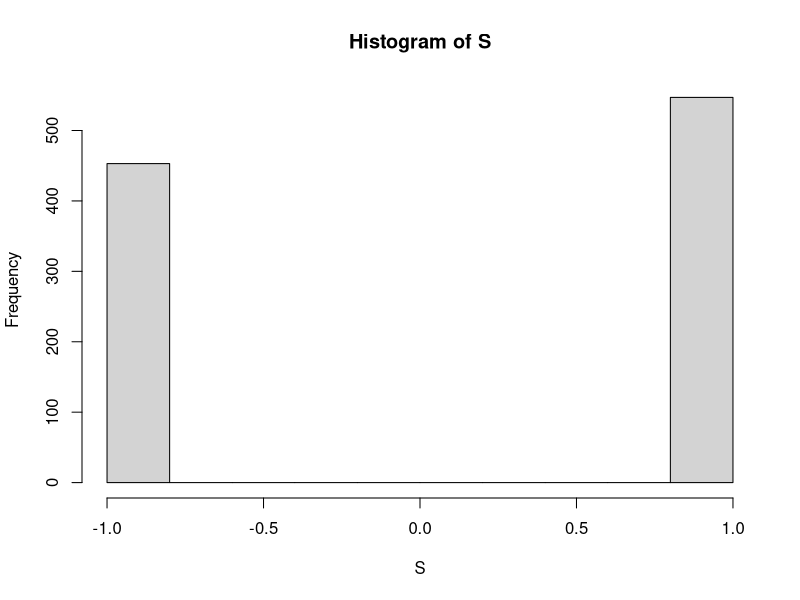
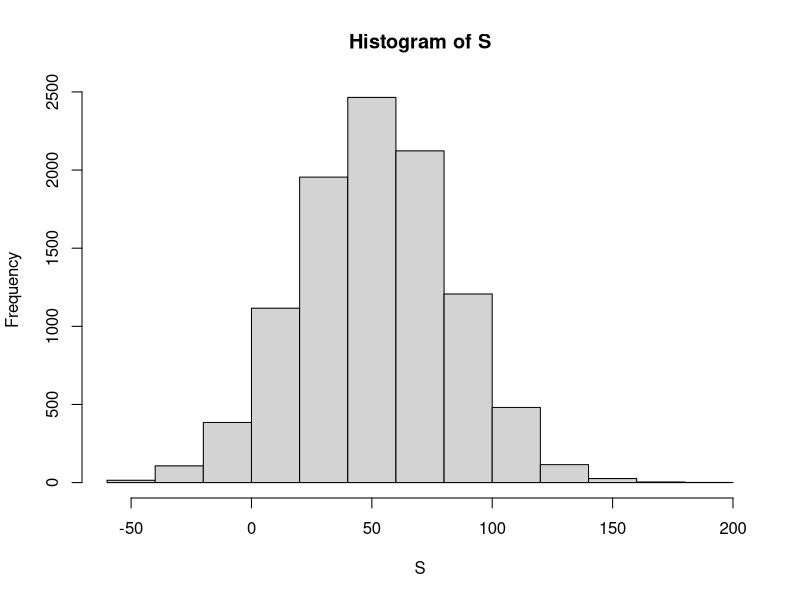
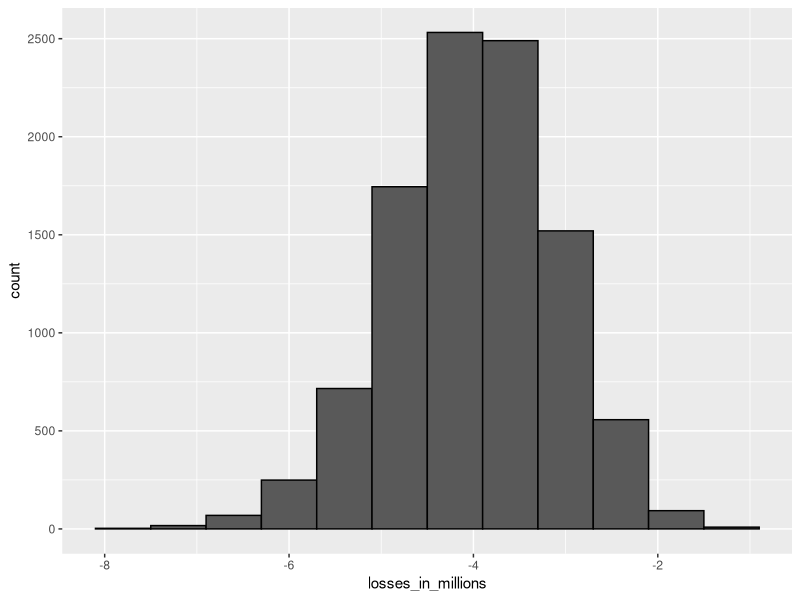
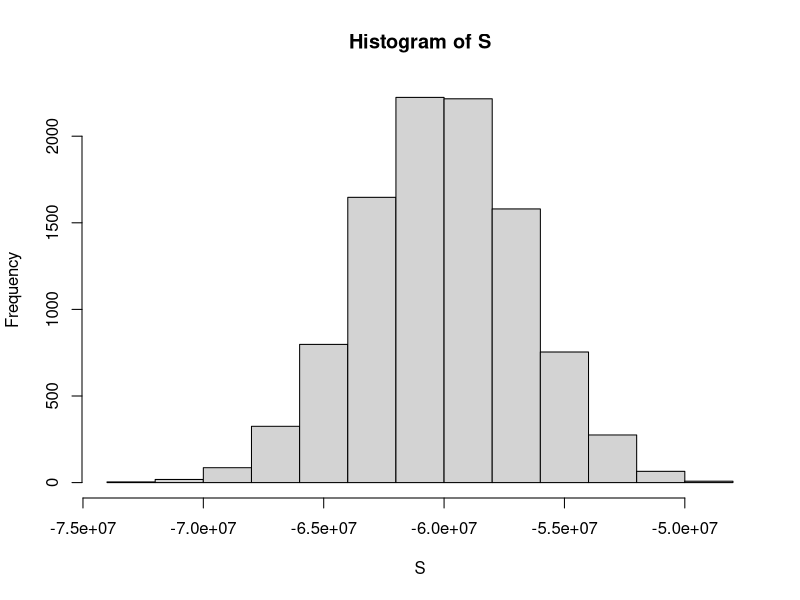

Write the R code that produced these figures, in order.
## ---- chunk 1
set.seed(1)
# define random variable x to be 1 if blue, 0 otherwise
beads <- rep(c("red", "blue"), times = c(2, 3))
x <- ifelse(sample(beads, 1) == "blue", 1, 0)
print(x)
## ---- chunk 2
red <- 18
black <- 18
green <- 2
n <- 1000

S <- sample(c(1,-1), # options are +1 and -1
       n, # players are 1000
       replace = TRUE,
       prob = c(20/38, # probability of win
                18/38)) # probability of lose
hist(S) # distribution
sum(S) # total gains
mean(S) # mean gain
## ---- chunk 3
n <- 1000    # number of roulette players
B <- 10000    # number of Monte Carlo experiments
S <- replicate(B, {
    X <- sample(c(-1,1), n, replace = TRUE, prob = c(9/19, 10/19))    # simulate 1000 roulette spins
    sum(X)    # determine total profit
})

hist(S) # distribution of results
mean(S) # mean results
mean(S < 0)    # probability of the casino losing money
## ---- chunk 4
green <- 2
black <- 18
red <- 18
green/(black+red+green)
## ---- chunk 5
set.seed(1)

# The variables 'green', 'black', and 'red' contain the number of pockets for each color
green <- 2
black <- 18
red <- 18

p_green <- green/(black+red+green)
p_not_green <- 1 - p_green

prob = sample(c(-1,17), 1, prob = c(p_not_green,p_green), replace = TRUE)
print(prob)
## ---- chunk 6
# The variables 'green', 'black', and 'red' contain the number of pockets for each color
green <- 2
black <- 18
red <- 18

p_green <- green/(black+red+green)
p_not_green <- 1 - p_green

X = 17*p_green + -1*(p_not_green)
X
## ---- chunk 7
green <- 2
black <- 18
red <- 18

p_green <- green/(black+red+green)
p_not_green <- 1 - p_green

sdX <- abs(-1-17)*sqrt(p_green*p_not_green)
sdX
## ---- chunk 8
set.seed(1)

# The variables 'green', 'black', and 'red' contain the number of pockets for each color
green <- 2
black <- 18
red <- 18

p_green <- green/(black+red+green)
p_not_green <- 1 - p_green

n <- 1000
X <- sample(c(-1,17),n,replace = TRUE, prob = c(p_not_green, p_green))
S <- sum(X)
S
## ---- chunk 9
# The variables 'green', 'black', and 'red' contain the number of pockets for each color
green <- 2
black <- 18
red <- 18

p_green <- green/(black+red+green)
p_not_green <- 1 - p_green

X <- 17*p_green + -1*(p_not_green)
n <- 1000
n*X


sdX <- abs(-1-17)*sqrt(p_green*p_not_green)
sqrt(n)*sdX
## ---- chunk 10
# Assign a variable `p_green` as the probability of the ball landing in a green pocket
p_green <- 2 / 38

# Assign a variable `p_not_green` as the probability of the ball not landing in a green pocket
p_not_green <- 1-p_green

# Define the number of bets using the variable 'n'
n <- 100

# Calculate 'avg', the expected outcome of 100 spins if you win $17 when the ball lands on green and you lose $1 when the ball doesn't land on green
avg <- n * (17*p_green + -1*p_not_green)

# Compute 'se', the standard error of the sum of 100 outcomes
se <- sqrt(n) * (17 - -1)*sqrt(p_green*p_not_green)

# Using the expected value 'avg' and standard error 'se', compute the probability that you win money betting on green 100 times.
prob_loss_money <- pnorm(0,avg,se) # p(x < 0)
1-prob_loss_money
## ---- chunk 11
# Assign a variable `p_green` as the probability of the ball landing in a green pocket
p_green <- 2 / 38

# Assign a variable `p_not_green` as the probability of the ball not landing in a green pocket
p_not_green <- 1-p_green

# Define the number of bets using the variable 'n'
n <- 100

# The variable `B` specifies the number of times we want the simulation to run. Let's run the Monte Carlo simulation 10,000 times.
B <- 10000

# Use the `set.seed` function to make sure your answer matches the expected result after random sampling.
set.seed(1)

# Create an object called `S` that replicates the sample code for `B` iterations and sums the outcomes.
S <- replicate(B, {
  X <- sample(c(17,-1), n, replace = T, prob = c(p_green, p_not_green))
  sum(X)
})


# Compute the average value for 'S'
mean(S)

# Calculate the standard deviation of 'S'
sd(S)
## ---- chunk 12
mean(S > 0)
## ---- chunk 13
# Use the `set.seed` function to make sure your answer matches the expected result after random sampling.
set.seed(1)

# Define the number of bets using the variable 'n'
n <- 10000

# Assign a variable `p_green` as the probability of the ball landing in a green pocket
p_green <- 2 / 38

# Assign a variable `p_not_green` as the probability of the ball not landing in a green pocket
p_not_green <- 1 - p_green

# Create a vector called `X` that contains the outcomes of `n` bets
X <- sample(c(17,-1),n,replace = T, prob = c(p_green, p_not_green))

# Define a variable `Y` that contains the mean outcome per bet. Print this mean to the console.
Y <- mean(X)
Y
## ---- chunk 14
# Assign a variable `p_green` as the probability of the ball landing in a green pocket
p_green <- 2 / 38

# Assign a variable `p_not_green` as the probability of the ball not landing in a green pocket
p_not_green <- 1 - p_green

# Calculate the expected outcome of `Y`, the mean outcome per bet in 10,000 bets
# E[X] = ap + b(1-p)
Y <- p_green*17 + (-1*(p_not_green))
Y
## ---- chunk 15
# Define the number of bets using the variable 'n'
n <- 10000

# Assign a variable `p_green` as the probability of the ball landing in a green pocket
p_green <- 2 / 38

# Assign a variable `p_not_green` as the probability of the ball not landing in a green pocket
p_not_green <- 1 - p_green

# Compute the standard error of 'Y', the mean outcome per bet from 10,000 bets.
### |b-a|*sqrt(p(1-p))
se <- abs(17+1)*sqrt(p_green*p_not_green)
se/sqrt(n)
## ---- chunk 16
# Define the number of bets using the variable 'n'
n <- 10000

# Assign a variable `p_green` as the probability of the ball landing in a green pocket
p_green <- 2 / 38

# Assign a variable `p_not_green` as the probability of the ball not landing in a green pocket
p_not_green <- 1 - p_green

# We defined the average using the following code
avg <- 17*p_green + -1*p_not_green

# We defined standard error using this equation
se <- 1/sqrt(n) * (17 - -1)*sqrt(p_green*p_not_green)

# Given this average and standard error, determine the probability of winning more than $0. Print the result to the console.

1 - pnorm(0, mean=avg, sd = se)
## ---- chunk 17
# The variable `n` specifies the number of independent bets on green
n <- 10000

# The variable `B` specifies the number of times we want the simulation to run
B <- 10000

# Use the `set.seed` function to make sure your answer matches the expected result after random number generation
set.seed(1)

# Assign a variable `p_green` as the probability of the ball landing in a green pocket
p_green <- 2 / 38

# Assign a variable `p_not_green` as the probability of the ball not landing in a green pocket
p_not_green <- 1 - p_green

# Generate a vector `S` that contains the the average outcomes of 10,000 bets modeled 10,000 times
S <- replicate(B, {
  X <- sample(c(17,-1),n,replace = T, prob = c(p_green, p_not_green))
  mean(X)
})

# Compute the average of `S`
mean(S)

# Compute the standard deviation of `S`
sd(S)
## ---- chunk 18
# Compute the proportion of outcomes in the vector 'S' where you won more than $0
mean(S>0)
## ---- chunk 19
prob_one_question <- 1/5
prob_one_question
## ---- chunk 20
award <- 1
prob_award <- 1/5
penalty <- -0.25
prob_fail <- 4/5
# E[X] = ap + b(1-p)
mu <- award * prob_award + (-0.25*(prob_fail))
mu
## ---- chunk 21
award <- 1
prob_award <- 1/5
penalty <- -0.25
prob_fail <- 4/5
# E[X] = ap + b(1-p)
mu <- award * prob_award + (-0.25*(prob_fail))

# n*E[X]
n <- 44
n * mu
## ---- chunk 22
award <- 1
prob_award <- 1/5
penalty <- -0.25
prob_fail <- 4/5

## sd(X) = |b-a|*sqrt(p(1-p))
se <- abs(1+0.25)*sqrt(prob_award*prob_fail)
## sqrt(n) * sd(X)
n <- 44
sigma <- sqrt(n) * se
sigma
## ---- chunk 23
award <- 1
prob_award <- 1/5
penalty <- -0.25
prob_fail <- 4/5

mu <- award * prob_award + (-0.25*(prob_fail))
n <- 44
se <- abs(1+0.25)*sqrt(prob_award*prob_fail)
sigma <- sqrt(n) * se

1 - pnorm(8, mean = mu, sd = sigma)
## ---- chunk 24
set.seed(21, sample.kind = "Rounding")

B <- 10000
n <- 44
p <- 0.2

tests <- replicate(B, {
  X <- sample(c(1, -0.25), n, replace = TRUE, prob = c(p, 1-p))
  sum(X)
})

mean(tests >= 8)
## ---- chunk 25
p <- 1/4
award <- 1
penalty <- 0
n <- 44

mu <- award*p + penalty*(1-p)
n * mu
## ---- chunk 26
sigma <- sqrt(n) * abs(penalty-award) * sqrt(p*(1-p))
1-pnorm(30, mu, sigma)
## ---- chunk 27
p <- seq(0.25, 0.95, 0.05)
n <- 44
a <- 1
b <- 0
exp_values <- sapply(p, function(x){
  mu <- n * a*x + b*(1-x)
  sigma <- sqrt(n) * abs(b-a) * sqrt(x*(1-x))
  1-pnorm(35, mu, sigma)
})

min(p[which(exp_values > 0.8)])
## ---- chunk 28
award <- 6
loss <- -1
p_award <- 5/38
p_loss <- 1-p_award
## ---- chunk 29
mu <- award*p_award + loss*p_loss
mu
## ---- chunk 30
sigma <- abs(award-loss)*sqrt(p_award*p_loss)
sigma
## ---- chunk 31
mu
## ---- chunk 32
n <- 500
sigma/sqrt(n)
## ---- chunk 33
n * mu
## ---- chunk 34
sqrt(n)*sigma
## ---- chunk 35
pnorm(0, n*mu, sqrt(n)*sigma)
## ---- chunk 36
#  Interest rate sampling model
n <- 1000 # number of loans
loss_per_foreclosure <- -200000 # cost of a loan
p <- 0.02 # probability of not return anything (lose 200000$)
defaults <- sample( c(0,1), n, prob=c(1-p, p), replace = TRUE) # times we lose money (0 not lose, 1 lose)
sum(defaults * loss_per_foreclosure) # without interest we always lose money
## ---- chunk 37
# Interest rate Monte Carlo simulation
B <- 10000
losses <- replicate(B, {
    defaults <- sample( c(0,1), n, prob=c(1-p, p), replace = TRUE) 
  sum(defaults * loss_per_foreclosure)
})
## ---- chunk 38
library(tidyverse)
data.frame(losses_in_millions = losses/10^6) %>%
    ggplot(aes(losses_in_millions)) +
    geom_histogram(binwidth = 0.6, col = "black")
## ---- chunk 39
# Expected value and standard error of the sum of 1,000 loans
n*(p*loss_per_foreclosure + (1-p)*0)    # expected value 
sqrt(n)*abs(loss_per_foreclosure)*sqrt(p*(1-p))    # standard error
## ---- chunk 40
x <- -loss_per_foreclosure*p/(1-p)
x
## ---- chunk 41
x/180000
## ---- chunk 42
mu <- n * (loss_per_foreclosure*p + x*(1-p))
sigma <- abs(x-loss_per_foreclosure) * sqrt(n*p*(1-p))
## ---- chunk 43
# Calculating interest rate for 1% probability of losing money
l <- loss_per_foreclosure
z <- qnorm(0.01)
x <- -l*( n*p - z*sqrt(n*p*(1-p)))/ ( n*(1-p) + z*sqrt(n*p*(1-p)))
x/180000    # interest rate
loss_per_foreclosure*p + x*(1-p)    # expected value of the profit per loan
n*(loss_per_foreclosure*p + x*(1-p)) # expected value of the profit over n loans
## ---- chunk 44
#  Monte Carlo simulation for 1% probability of losing money

B <- 100000
profit <- replicate(B, {
    draws <- sample( c(x, loss_per_foreclosure), n, 
                        prob=c(1-p, p), replace = TRUE) 
    sum(draws)
})
mean(profit)    # expected value of the profit over n loans
mean(profit<0)    # probability of losing money
## ---- chunk 45
# Expected value with higher default rate and interest rate
p <- .04
loss_per_foreclosure <- -200000
r <- 0.05
x <- r*180000
loss_per_foreclosure*p + x*(1-p)
## ---- chunk 46
# Calculating number of loans for desired probability of losing money
z <- qnorm(0.01)
l <- loss_per_foreclosure
n <- ceiling((z^2*(x-l)^2*p*(1-p))/(l*p + x*(1-p))^2)
n    # number of loans required

n*(loss_per_foreclosure*p + x * (1-p))    # expected profit over n loans
## ---- chunk 47
# Monte Carlo simulation
B <- 10000
p <- 0.04
x <- 0.05 * 180000
profit <- replicate(B, {
    draws <- sample( c(x, loss_per_foreclosure), n, 
                        prob=c(1-p, p), replace = TRUE) 
    sum(draws)
})
mean(profit)
## ---- chunk 48
# Assign the number of loans to the variable `n`
n <- 10000

# Assign the loss per foreclosure to the variable `loss_per_foreclosure`
loss_per_foreclosure <- -200000

# Assign the probability of default to the variable `p_default`
p_default <- 0.03

# Use the `set.seed` function to make sure your answer matches the expected result after random sampling
set.seed(1)

# Generate a vector called `defaults` that contains the default outcomes of `n` loans
defaults <- sample(c(0,1), n, replace = T, prob = c(1-p_default, p_default))

# Generate `S`, the total amount of money lost across all foreclosures. Print the value to the console.
S <- sum(defaults * loss_per_foreclosure)
S
## ---- chunk 49
# Assign the number of loans to the variable `n`
n <- 10000

# Assign the loss per foreclosure to the variable `loss_per_foreclosure`
loss_per_foreclosure <- -200000

# Assign the probability of default to the variable `p_default`
p_default <- 0.03

# Use the `set.seed` function to make sure your answer matches the expected result after random sampling
set.seed(1)

# The variable `B` specifies the number of times we want the simulation to run
B <- 10000

# Generate a list of summed losses 'S'. Replicate the code from the previous exercise over 'B' iterations to generate a list of summed losses for 'n' loans.  Ignore any warnings for now.
S <- replicate(B, {
  defaults <- sample(c(0,1), n, replace = T, prob = c(1-p_default, p_default))
  sum(defaults * loss_per_foreclosure)
})

hist(S)
## ---- chunk 50
# Assign the number of loans to the variable `n`
n <- 10000

# Assign the loss per foreclosure to the variable `loss_per_foreclosure`
loss_per_foreclosure <- -200000

# Assign the probability of default to the variable `p_default`
p_default <- 0.03

# Calculate the expected loss due to default out of 10,000 loans
avg <- loss_per_foreclosure*p_default + 0*(1-p_default)
n*avg

# Compute the standard error of the sum of 10,000 loans
sd <- abs(loss_per_foreclosure-0)*sqrt(p_default*(1-p_default))
sqrt(n) * sd
## ---- chunk 51
# Assign the loss per foreclosure to the variable `loss_per_foreclosure`
loss_per_foreclosure <- -200000

# Assign the probability of default to the variable `p_default`
p_default <- 0.03

# Assign a variable `x` as the total amount necessary to have an expected outcome of $0
# l*p + x*(1-p) = 0
x = - loss_per_foreclosure*p_default/(1-p_default)

# Convert `x` to a rate, given that the loan amount is $180,000. Print this value to the console.
x <- x/180000
x
## ---- chunk 52
# Assign the number of loans to the variable `n`
n <- 10000

# Assign the loss per foreclosure to the variable `loss_per_foreclosure`
loss_per_foreclosure <- -200000

# Assign the probability of default to the variable `p_default`
p_default <- 0.03

# Generate a variable `z` using the `qnorm` function
z <- qnorm(0.05)

# Generate a variable `x` using `z`, `p_default`, `loss_per_foreclosure`, and `n`
# x <- -l*((np - z*sqrt(np(1-p)))/(n(1-p)+z*sqrt(np(1-p))))
x <- -loss_per_foreclosure*( n*p_default - z*sqrt(n*p_default*(1-p_default)))/ ( n*(1-p_default) + z*sqrt(n*p_default*(1-p_default)))

# Convert `x` to an interest rate, given that the loan amount is $180,000. Print this value to the console.
x <- x/180000
x
## ---- chunk 53
library(tidyverse)
library(dslabs)
options(digits = 3)
## ---- chunk 54
data(death_prob)
head(death_prob)
## ---- chunk 55
p <- death_prob %>% filter(sex == "Female", age == 50) %>% pull(prob)
p
## ---- chunk 56
a <- -150000
b <- 1150
mu_female_50 <- a*p + b*(1-p)
mu_female_50
## ---- chunk 57
sigma_female_50 <- abs(a-b)*sqrt(p*(1-p))
sigma_female_50
## ---- chunk 58
n <- 1000
n*mu_female_50
## ---- chunk 59
sqrt(n) * sigma_female_50
## ---- chunk 60
pnorm(0, mean = n*mu_female_50, sd = sqrt(n)*sigma_female_50)
